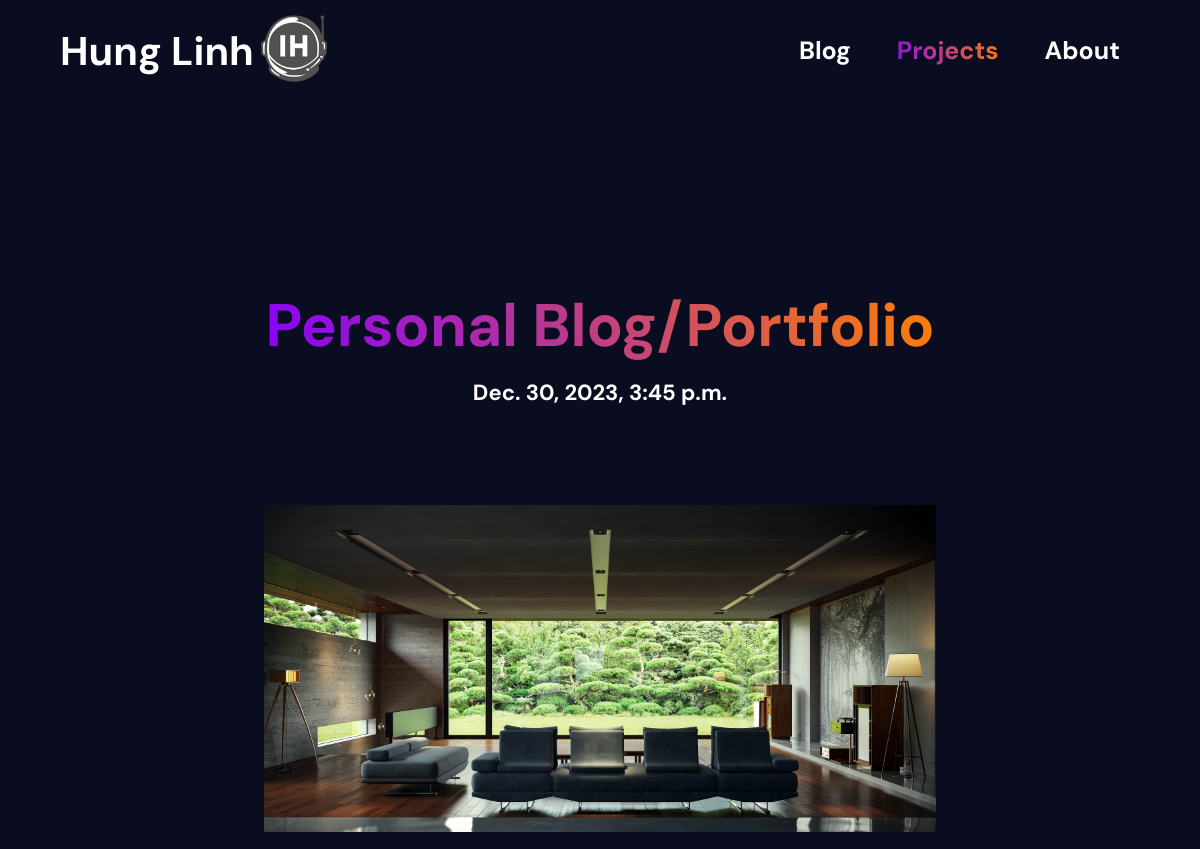
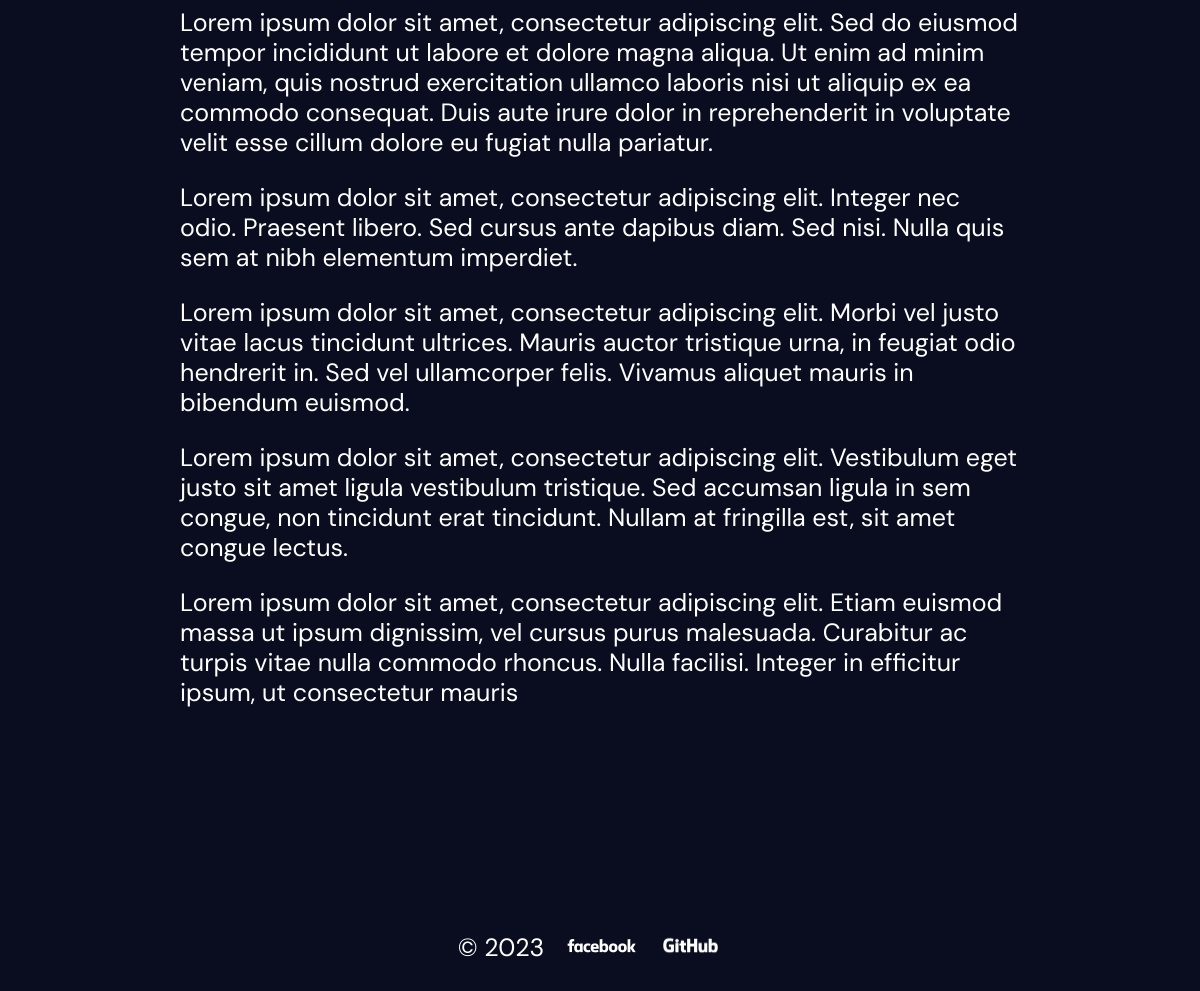
The app's page /projects/project/1/ with its own data (2 pictures, top to bottom).
### blog/models.py (models this page shows, shortened)
class Project(models.Model):
    class Status(models.TextChoices):
        DRAFT = 'DF', 'Draft'
        PUBLISHED = 'PB', 'Published'
    title = models.CharField(max_length=250)
    slug = models.SlugField(max_length=250)
    body = RichTextField()
    thumbnail = models.ImageField(upload_to='images/', default='', blank=True, null=True)
    publish = models.DateTimeField(default=timezone.now)
    created = models.DateTimeField(auto_now_add = True)
    updated = models.DateTimeField(auto_now = True)
    status = models.CharField(max_length=2, choices=Status.choices, default=Status.DRAFT)
    objects = models.Manager()  # The default manager.
    published = PublishedProjectManager()  # Our custom manager.
    class Meta:
        ordering = ['-publish']
        indexes = [
            models.Index(fields = ['-publish']),
        ]

### blog/views.py (the view)
# urls.py: path('projects/project/<int:id>/', views.project_detail, name='project_detail'),
def project_detail(request, id):
    active_page = 'project'
    projects = Project.published.all()
    project = get_object_or_404(Project, id=id, status=Project.Status.PUBLISHED)
    return render(request,'blog/post/project1.html',{'projects': projects, 'project': project, 'active_page': active_page})

### blog/models.py (called while the page is built)
    def get_queryset(self):
        return super().get_queryset()\
        .filter(status=Project.Status.PUBLISHED)

### templates/blog/post/project1.html (shortened to what this page needs)
{% extends "base.html" %}
{% block content %}
    <div id="heading-section">
      <h1 id="post-heading">{{ project.title }}</h1>
      <h2 id="post-description">{{ project.publish }}</h2>
    </div>
    <div id="post-content">
        <img src="{{ project.thumbnail.url }}" class="post-content-thumbnail">
        <div>
            {{ project.body|safe|linebreaks }}
        </div>
    </div>
{% endblock %}

### static/css/style.css (style rules this page uses)
* { box-sizing: border-box; }
body { font-family: 'DM Sans', sans-serif; color: #FFFFFF; background-color: #090D1F; font-size: 25px; line-height: 1.2; margin: 0; padding: 0; }
#heading-section { text-align: center; margin: 250px auto 80px; display: flex; flex-direction: column; align-items: center; width: 70%; }
#post-heading { margin-bottom: 0; background-image: linear-gradient(60deg, #8500ff, #ff8100); -webkit-text-fill-color: transparent; -webkit-background-clip: text; font-weight: 700; -webkit-box-decoration-break: clone; overflow: visible; font-size: 60px; line-height: 72px; }
#post-description { font-size: 22px; }
#post-content { margin: 0 auto; width: 70%; display: flex; flex-direction: column; }
.post-content-image, .post-content-thumbnail { display: block; margin: 0 auto; width: 80%; object-fit: cover; }

### records on screen
Project: title "Personal Blog/Portfolio", publish "Dec. 30, 2023, 3:45 p.m.", thumbnail (picture), body "Lorem ipsum dolor sit amet, consectetur adipiscing elit. Sed do eiusmod tempor incididunt ut labore et dolore magna aliqua. Ut enim ad minim veniam, quis nostrud exercitation ullamco laboris nisi ut aliquip ex ea commodo consequat. Duis aute irure dolor in reprehenderit in voluptate velit esse cillum dolore eu fugiat nulla pariatur. Lorem ipsum dolor sit amet, consectetur adipiscing elit. Integer nec odio. Praesent libero. Sed cursus ante dapibus diam. Sed nisi. Nulla quis sem at nibh elementum imperdiet. Lorem ipsum dolor sit amet, consectetur adipiscing elit. Morbi vel justo vitae lacus tincidunt ultrices. Mauris auctor tristique urna, in feugiat odio hendrerit in. Sed vel ullamcorper…"
